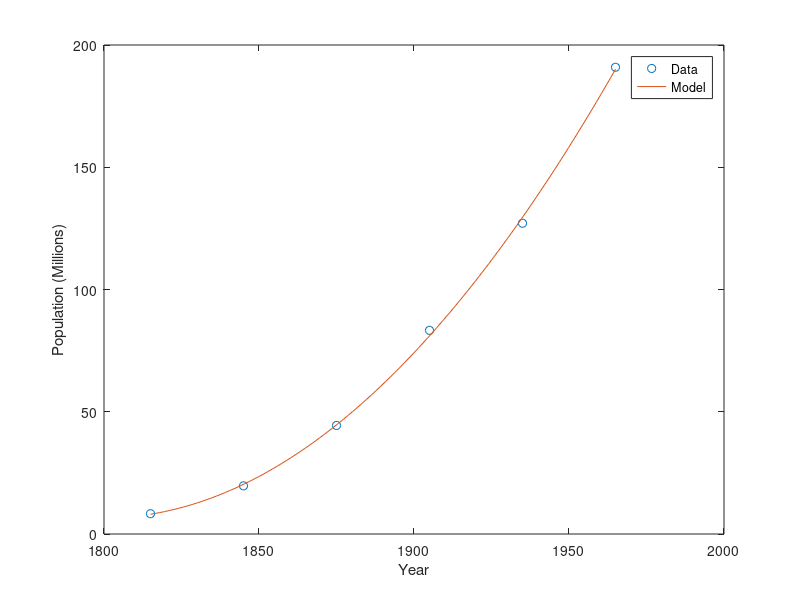
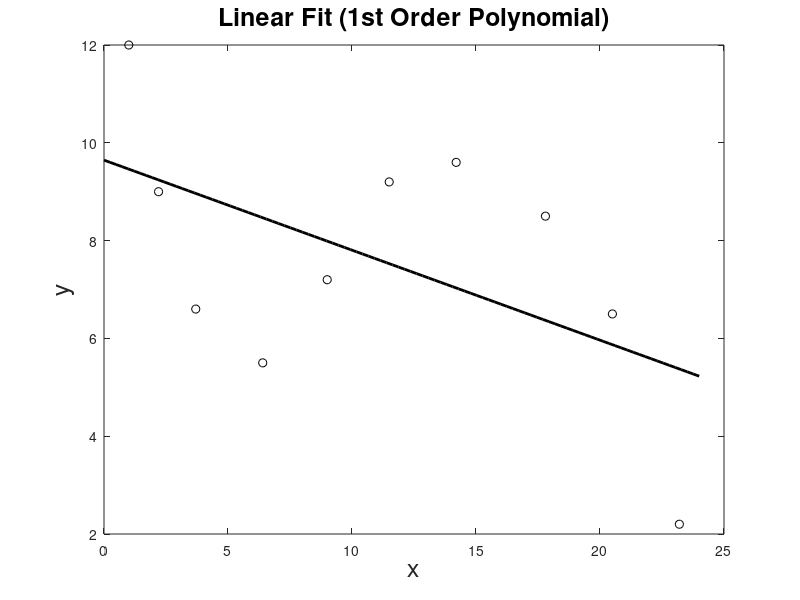
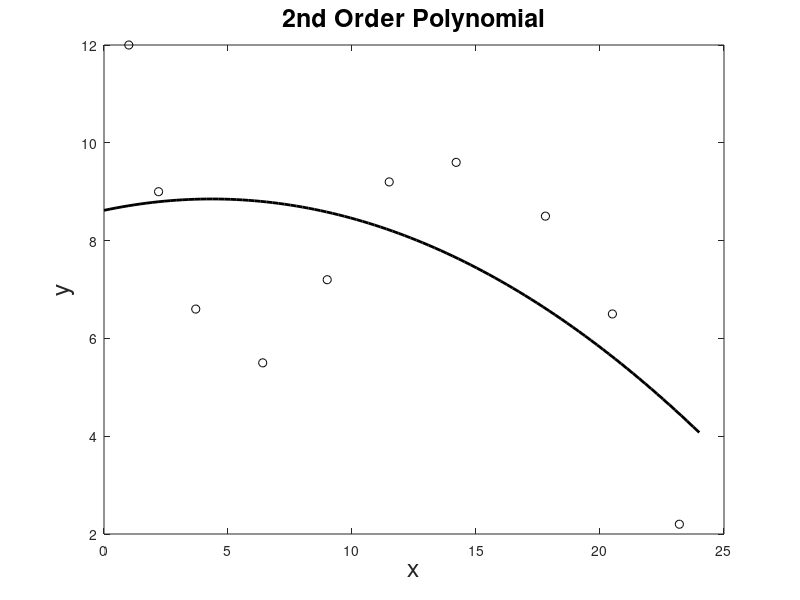
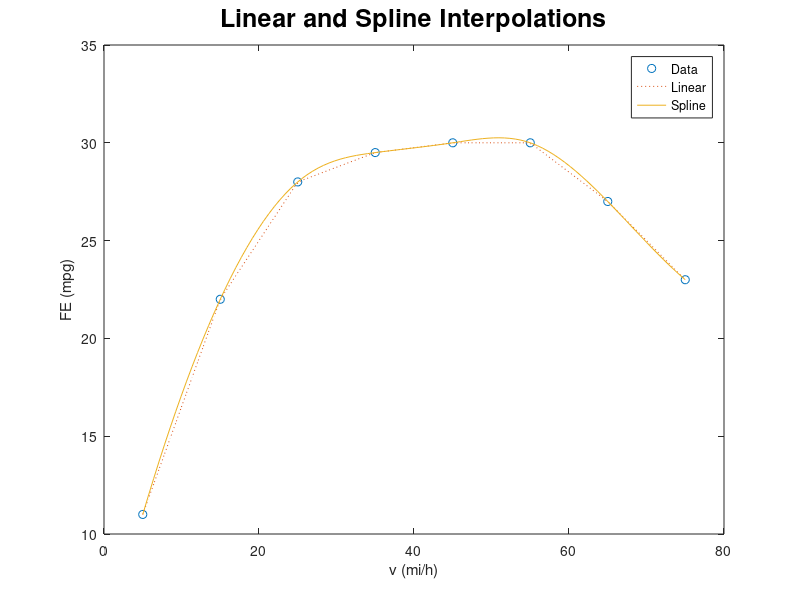

Write the MATLAB code that produced these figures, in order. (Note: this script raises an error after producing the figures.)
%% HW8.2 - Curve Fitting (Quadratic - 2nd order polynomial)

% *Data*
% Declare variable to hold year data vector
Y = [1815, 1845, 1875, 1905, 1935, 1965];
% Declare variable t
t = Y - 1800; % t is the number of years after 1800, this is going to be
% the horizontal coords of the data points (independent variable)

% Decalare variable to hold population data vector
Pop = [8.3, 19.7, 44.4, 83.3, 127.1, 190.9];

% Perform a curve fit using the polyfit function, which uses the least
% squares method.
% Declare variable p which is a vector of the coefficients of the
% polynomial that fits the data (see Sec.8.2 p.267)
p = polyfit(t, Pop, 2) % 2 specifies the degree (order) of the polynomial
% leaving this unsupressed displays the vector in the command window
% the output vector are the regression coefficients of the math model

% Declare a variable to hold a vector of year data, from 1815 - 1965,
% 100 points, to be used for plotting the polynomial
tp = linspace(1815, 1965, 100);
% Declare a variable to hold a vector with values of the polynomial at each tp 
yp = polyval(p, tp-1800);

% *Plot Results*
plot(Y, Pop, 'o', tp,yp);
xlabel('Year');
ylabel('Population (Millions)');
legend('Data', 'Model');

% _*Population estimate at 19115*_
% *Value of a polynomial*
% polyval function performs a polynomial evaluation 
pop1915est = polyval(p, 1915-1800)

%% HW8.4 - Cuve Fitting
% *Knowns*
x=[1 2.2 3.7 6.4 9 11.5 14.2 17.8 20.5 23.2];
y=[12 9 6.6 5.5 7.2 9.2 9.6 8.5 6.5 2.2];

% *Plot Results*
disp('Part a')
p1=polyfit(x,y,1); % 1st order polynomial
xplot=linspace(0,24,100);
yplot=polyval(p1,xplot);
figure;
plot(x,y,'ok',xplot,yplot,'k','linewidth',2,'markersize',8)
title('Linear Fit (1st Order Polynomial)','fontsize',18)
xlabel('x','fontsize',18)
ylabel('y','fontsize',18)

disp('Part b')
p1=polyfit(x,y,2); % 2nd order polynomial
xplot=linspace(0,24,100);
yplot=polyval(p1,xplot);
figure;
plot(x,y,'ok',xplot,yplot,'k','linewidth',2,'markersize',8)
title('2nd Order Polynomial','fontsize',18)
xlabel('x','fontsize',18)
ylabel('y','fontsize',18)

%% HW8.6 - Curve Fitting and Interpolation

% *Knowns*
v=[5:10:75]; % mi/h
FE = [11 22 28 29.5 30 30 27 23]; %mpg

% *Curve fit*
xp=linspace(5,75,100);
yp=polyval(p,xp);

disp('Part c');
% Perform interpolation using the interp1 function
% see Sec 8.3 p.274
ypL=interp1(v,FE,xp,'linear'); % 'linear' is the method of interpolation
ypS=interp1(v,FE,xp,'spline');
figure;
plot(v,FE,'o',xp,ypL,':',xp,ypS)

title('Linear and Spline Interpolations','fontsize',18)
xlabel('Year')
xlabel('v (mi/h)')
ylabel('FE (mpg)')
legend('Data','Linear','Spline')
FE60L=interp1(v,FE,60,'linear');
FE60S=interp1(v,FE,60,'spline');

fprintf('Fuel Efficiency (Linear, Spline fit) = %.4f, %.4f\n',FE60L, FE60S)

%% HW6.1 - Daily Temperature in Chicago and San Francisco

% *Knowns*
% Maximum daily temp (F), August 2009
Chicago = [75 79 86	86 79 81 73 89 91 86 81 82 86 88 89	90 ...
    82 84 81 79 73 69 73 79 82 72 66 71 69 66 66];
SanFran = [69 68 70 73 72 71 69 76 85 87 74 84 76 68 79 ...
    75 68 68 73 72 79 68 68 69 71 70 89 95 90 66 69];

% *Calculations*
disp('Part a')
TavgCh = mean(Chicago);
%fprintf('The average temperature in Chicago was %4.2f \n',avgCh)%,' degF.')
TavgSF = mean(SanFran);

str = ['The average temperature in Chicago was ',num2str(TavgCh,'%.2f'),...
    char(176) 'F.'];
    % '...' known as ellipsis continues the ...
    % current command on the next line.
    % str is a statements creating a string array containing the message
    % 'num2str' is a function that converts numbers to character array
    % '%.2f' specifies precision, 2 decimal points to the right of decimal
    % the f specifies a floating point number.
    % ' a single apostrophe is start/termination character
    % the number 176 is the Unicode value that denotes the degree symbol. 
    % You can convert 176 to a character and add it to your text, by using
    % the char() function.
    
disp(str) % displays the message in the string array, creating a single...
    % character array.
    % the process of creating a string array is called concatenation
str = ['The average temperature in San Francisco was ',num2str(TavgSF,'%.2f'),...
    char(176) 'F.'];
disp(str)
% Alternative way to write formatted data to an output file.
fprintf(['The average temperature in San Francisco was %.2f', char(176),'F.\n'],TavgSF)

disp('Part b')
% Number of days the temp was above the average in each city
% (see sample problem 6-1, p. 182) 

% Declare variable to store logical array (1s and 0s) by setting it to...
% comparison statment Chicago array > TavgCh scalar.
TaboveAvgCh = Chicago > TavgCh; % The scalar is compared with every element
% of the array, the result is a logical array where a 1 is assigned for 
% every true index and a 0 for every false index.

% Next, count the number of 1s (true elements) in the logical array.
NdaysTaboveAvgCh = sum(TaboveAvgCh); %sum function sums all elements in array
str = ['The number of days where the daily temperature in Chicago exceeded the '...
    'average daily temperature was ',num2str(NdaysTaboveAvgCh,'%.0f.')];
disp(str)

TaboveAvgSF = SanFran > TavgSF;
NdaysTaboveAvgSF = sum(TaboveAvgSF);
str = ['The number of days where the daily temperature in San Francisco '...
    'exceeded the average daily temperature was ',num2str(NdaysTaboveAvgSF, '%.0f.')];
disp(str)    
  
disp('Part c')
% Number of days and which dates was SanFran < Chicago
% Declare variable to hold logical array, true when SanFran < Chicago
SFlessCh = SanFran < Chicago;
% Declare variable to hold scalar sum of days when temp in SF < Chicago
NdaysSFlessCh = sum(SFlessCh);
% Declare variable to find element index when temp in SF < Chicago,... 
% the element index is also the date of the month.
datesSFlessCh = find(SFlessCh); % returns vector containing the linear...
% indices of each nonzero element in array SFlessCh.
str = ['There was ', num2str(NdaysSFlessCh, '%.0f'), ' days when the ',...
    'temperature in San Francisco was less than Chicago and those '...
    'dates were ', num2str(datesSFlessCh, '%3.0f'),'.'];
disp(str)

disp('Part d')
% Number of days and which dates the temp was the same in both cities.
% Declare variable to hold logica array, true when SF == Ch (equal to)
SFequaltoCh = SanFran == Chicago;
NdaysSFequaltoCh = sum(SFequaltoCh);
datesSFequaltoCh = find(SFequaltoCh); %find will return vector...
% containing the linear indices of each nonzero element in the argument
% array NdaysSFequaltoCh
str = ['There was ', num2str(NdaysSFequaltoCh, '%.0f'), ' day when the '...
    'temperature in both cities was the same and the date was the ',...
    num2str(datesSFequaltoCh, '%3.0f'),'th.'];
disp(str)


%% HW6.4 - Top Scores Average

% Declare, set, and display array scores
scores = input('Enter the scores inside brackets [ ] = ')

% Declare, set, and display the top values to average
n = input('Enter the number of top scores to average ')

% Declare and set to sort scores in descending order
scoresDescending = sort(scores, 'descend'); % The descend string specifies
% the direction.
% Declare and set accumulator to hold running total.
scoresTotal = 0;
for k = 1:n
    scoresTotal = scoresDescending(k) + scoresTotal;
end
% Declare and set average variable.
avg = scoresTotal/n;
% Display the average to the user
fprintf('The average of the top %.f scores is %3.1f. \n',n,avg)
% the f is a conversion character specifying the output as a floating-point
% number, the integer after the % specifies the field width, and the number
% after the decimal place specifies the number of decimal places.
